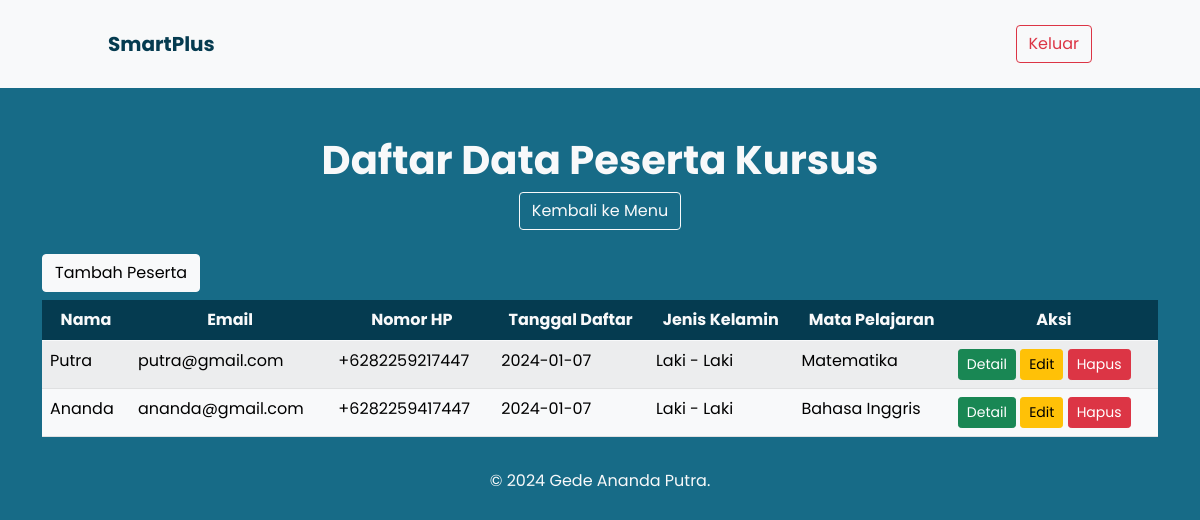
Screenshot of /course_list (signed in) with the database file from the repository.
### models.py (models this page shows)
class Course(db.Model):
    id = db.Column(db.Integer, primary_key=True)
    name = db.Column(db.String(100), nullable=False)
    email = db.Column(db.String(120), nullable=False)
    phone_number = db.Column(db.Integer, nullable=False)
    registration_date = db.Column(db.Date)
    gender = db.Column(db.String(10))
    subject = db.Column(db.String(100))

### app.py (the view)
@app.route("/course_list")
@login_required
def course_list():
    courses = Course.query.all()
    return render_template("course_list.html", courses=courses)

### app.py (called while the page is built)
@login_manager.user_loader
def load_user(user_id):
    return User.query.get(int(user_id))

### templates/course_list.html (shortened to what this page needs)
{% extends 'base.html' %} {% block content %}
<h1 class="mb-2 mt-5 text-center text-light"><strong>Daftar Data Peserta Kursus</strong></h1>
<div class="text-center">
  <a href="{{ url_for('menu') }}" class="btn btn-outline-light mb-4">Kembali ke Menu</a>
</div>
<a href="{{ url_for('course_new') }}" class="btn btn-light mb-2">Tambah Peserta</a>
<div class="table-responsive">
  <table class="table table-bordered-dark table-striped">
    <thead>
      <tr class="text-light text-center" style="background-color: #053b50">
        <th>Nama</th>
        <th>Email</th>
        <th>Nomor HP</th>
        <th>Tanggal Daftar</th>
        <th>Jenis Kelamin</th>
        <th>Mata Pelajaran</th>
        <th>Aksi</th>
      </tr>
    </thead>
    <tbody>
      {% for course in courses %}
      <tr class="table-light">
        <td>{{ course.name }}</td>
        <td>{{ course.email }}</td>
        <td>+62{{ course.phone_number }}</td>
        <td>{{ course.registration_date }}</td>
        <td>{{ course.gender }}</td>
        <td>{{ course.subject }}</td>
        <td>
          <a href="#" class="btn btn-success btn-sm" data-bs-toggle="modal" data-bs-target="#detailModal{{ course.id }}">Detail</a>
          <a href="{{ url_for('course_edit', id=course.id) }}" class="btn btn-warning btn-sm">Edit</a>
          <a href="{{ url_for('course_delete', id=course.id) }}" class="btn btn-danger btn-sm">Hapus</a>
        </td>
      </tr>
      <div class="modal fade" id="detailModal{{ course.id }}" tabindex="-1" aria-labelledby="detailModalLabel" aria-hidden="true">
      {% endfor %}
    </tbody>
  </table>
</div>
{% endblock %}

### templates/base.html (shortened to what this page needs)
<!DOCTYPE html>
<html lang="en">
  <head>
    <link rel="stylesheet" href="https://stackpath.bootstrapcdn.com/bootstrap/5.0.0-alpha2/css/bootstrap.min.css" />
  </head>
  <body>
    <nav class="navbar bg-light">
      <div class="container-fluid mx-5">
        <a class="navbar-brand my-3 mx-5" href="{{ url_for('course_list') }}"><strong>SmartPlus</strong></a>
        <div class="d-flex my-3 mx-5" id="tombol">
          <a href="{{ url_for('logout') }}" class="btn btn-outline-danger">Keluar</a>
        </div>
      </div>
    </nav>
    <div class="container my-3">{% block content %}{% endblock %}</div>
    <div class="footer text-center text-light">
      <p>&copy; 2024 Gede Ananda Putra.</p>
    </div>
  </body>
</html>

### templates/base.html (style rules this page uses)
body { font-family: "Poppins", sans-serif; background-color: #176b87; }
a { color: #053b50; }

### rows the page displays
Course: name "Putra", email "putra@gmail.com", phone_number "82259217447", registration_date "2024-01-07", gender "Laki - Laki", subject "Matematika"
Course: name "Ananda", email "ananda@gmail.com", phone_number "82259417447", registration_date "2024-01-07", gender "Laki - Laki", subject "Bahasa Inggris"
